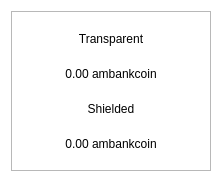
<?xml version="1.0" encoding="UTF-8"?>
<ui version="4.0">
 <class>BalanceBubble</class>
 <widget class="QWidget" name="BalanceBubble">
  <property name="geometry">
   <rect>
    <x>0</x>
    <y>0</y>
    <width>218</width>
    <height>178</height>
   </rect>
  </property>
  <property name="minimumSize">
   <size>
    <width>218</width>
    <height>178</height>
   </size>
  </property>
  <property name="maximumSize">
   <size>
    <width>250</width>
    <height>178</height>
   </size>
  </property>
  <property name="windowTitle">
   <string>Form</string>
  </property>
  <property name="styleSheet">
   <string notr="true">#BalanceBubble{
background-color:transparent
}</string>
  </property>
  <layout class="QVBoxLayout" name="verticalLayout_2">
   <property name="spacing">
    <number>0</number>
   </property>
   <item>
    <widget class="QFrame" name="frame">
     <property name="minimumSize">
      <size>
       <width>200</width>
       <height>160</height>
      </size>
     </property>
     <property name="maximumSize">
      <size>
       <width>250</width>
       <height>160</height>
      </size>
     </property>
     <property name="styleSheet">
      <string notr="true"/>
     </property>
     <property name="frameShape">
      <enum>QFrame::StyledPanel</enum>
     </property>
     <property name="frameShadow">
      <enum>QFrame::Raised</enum>
     </property>
     <property name="lineWidth">
      <number>10</number>
     </property>
     <layout class="QVBoxLayout" name="verticalLayout">
      <property name="spacing">
       <number>0</number>
      </property>
      <item>
       <layout class="QHBoxLayout" name="horizontalLayout">
        <item>
         <widget class="QLabel" name="lblFirst">
          <property name="styleSheet">
           <string notr="true"/>
          </property>
          <property name="text">
           <string>Transparent</string>
          </property>
          <property name="alignment">
           <set>Qt::AlignCenter</set>
          </property>
         </widget>
        </item>
       </layout>
      </item>
      <item>
       <widget class="QLabel" name="textTransparent">
        <property name="styleSheet">
         <string notr="true"/>
        </property>
        <property name="text">
         <string>0.00 ambankcoin</string>
        </property>
        <property name="alignment">
         <set>Qt::AlignCenter</set>
        </property>
       </widget>
      </item>
      <item>
       <widget class="QLabel" name="lblSecond">
        <property name="styleSheet">
         <string notr="true"/>
        </property>
        <property name="text">
         <string>Shielded</string>
        </property>
        <property name="alignment">
         <set>Qt::AlignCenter</set>
        </property>
       </widget>
      </item>
      <item>
       <widget class="QLabel" name="textShielded">
        <property name="styleSheet">
         <string notr="true"/>
        </property>
        <property name="text">
         <string>0.00 ambankcoin</string>
        </property>
        <property name="alignment">
         <set>Qt::AlignCenter</set>
        </property>
       </widget>
      </item>
     </layout>
    </widget>
   </item>
  </layout>
 </widget>
 <resources/>
 <connections/>
</ui>
